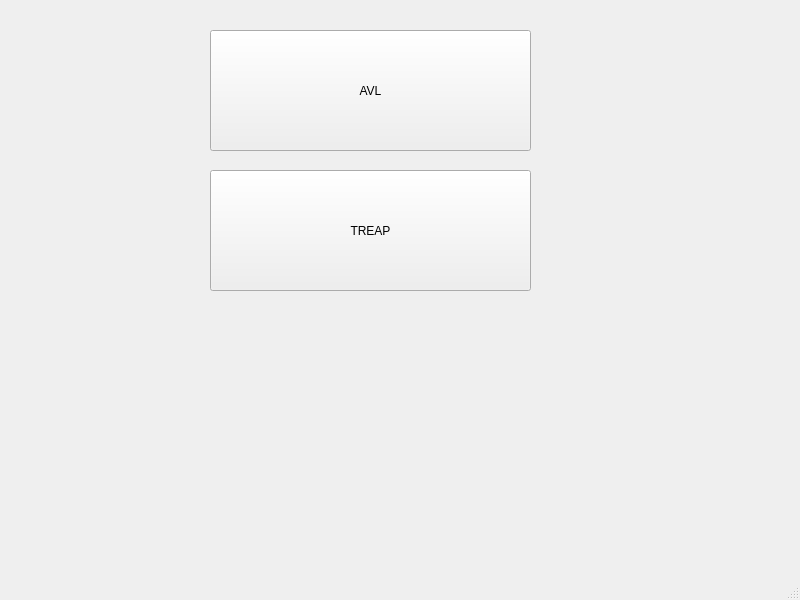
<?xml version="1.0" encoding="UTF-8"?>
<ui version="4.0">
 <class>MainWindow</class>
 <widget class="QMainWindow" name="MainWindow">
  <property name="geometry">
   <rect>
    <x>0</x>
    <y>0</y>
    <width>800</width>
    <height>600</height>
   </rect>
  </property>
  <property name="windowTitle">
   <string>MainWindow</string>
  </property>
  <widget class="QWidget" name="centralwidget">
   <widget class="QPushButton" name="pushButton">
    <property name="geometry">
     <rect>
      <x>210</x>
      <y>30</y>
      <width>321</width>
      <height>121</height>
     </rect>
    </property>
    <property name="text">
     <string>AVL</string>
    </property>
   </widget>
   <widget class="QPushButton" name="pushButton_2">
    <property name="geometry">
     <rect>
      <x>210</x>
      <y>170</y>
      <width>321</width>
      <height>121</height>
     </rect>
    </property>
    <property name="text">
     <string>TREAP</string>
    </property>
   </widget>
  </widget>
  <widget class="QMenuBar" name="menubar">
   <property name="geometry">
    <rect>
     <x>0</x>
     <y>0</y>
     <width>800</width>
     <height>19</height>
    </rect>
   </property>
  </widget>
  <widget class="QStatusBar" name="statusbar"/>
 </widget>
 <resources/>
 <connections/>
</ui>
